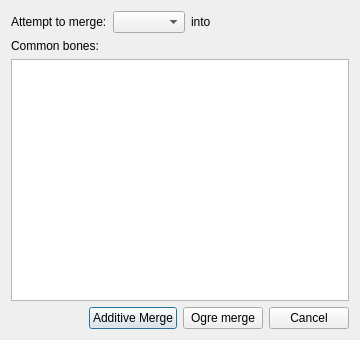
<?xml version="1.0" encoding="UTF-8"?>
<ui version="4.0">
 <class>SkeletonMergingWidget</class>
 <widget class="QDialog" name="SkeletonMergingWidget">
  <property name="geometry">
   <rect>
    <x>0</x>
    <y>0</y>
    <width>360</width>
    <height>340</height>
   </rect>
  </property>
  <property name="windowTitle">
   <string>Form</string>
  </property>
  <property name="modal">
   <bool>false</bool>
  </property>
  <layout class="QVBoxLayout" name="verticalLayout">
   <item>
    <layout class="QHBoxLayout" name="horizontalLayout">
     <item>
      <widget class="QLabel" name="label">
       <property name="text">
        <string>Attempt to merge:</string>
       </property>
      </widget>
     </item>
     <item>
      <widget class="QComboBox" name="sourceSkeletonComboBox"/>
     </item>
     <item>
      <widget class="QLabel" name="label_2">
       <property name="text">
        <string>into</string>
       </property>
      </widget>
     </item>
     <item>
      <widget class="QLabel" name="targetSkeletonName">
       <property name="text">
        <string/>
       </property>
      </widget>
     </item>
     <item>
      <spacer name="horizontalSpacer">
       <property name="orientation">
        <enum>Qt::Horizontal</enum>
       </property>
       <property name="sizeHint" stdset="0">
        <size>
         <width>40</width>
         <height>20</height>
        </size>
       </property>
      </spacer>
     </item>
    </layout>
   </item>
   <item>
    <widget class="QLabel" name="label_3">
     <property name="text">
      <string>Common bones:</string>
     </property>
    </widget>
   </item>
   <item>
    <widget class="QListWidget" name="commonBonesList">
     <property name="selectionMode">
      <enum>QAbstractItemView::SingleSelection</enum>
     </property>
    </widget>
   </item>
   <item>
    <layout class="QHBoxLayout" name="horizontalLayout_2">
     <item>
      <spacer name="horizontalSpacer_2">
       <property name="orientation">
        <enum>Qt::Horizontal</enum>
       </property>
       <property name="sizeHint" stdset="0">
        <size>
         <width>40</width>
         <height>20</height>
        </size>
       </property>
      </spacer>
     </item>
     <item>
      <widget class="QPushButton" name="additiveMergeButton">
       <property name="text">
        <string>Additive Merge</string>
       </property>
      </widget>
     </item>
     <item>
      <widget class="QPushButton" name="ogreMergeButton">
       <property name="text">
        <string>Ogre merge</string>
       </property>
      </widget>
     </item>
     <item>
      <widget class="QPushButton" name="cancelButton">
       <property name="text">
        <string>Cancel</string>
       </property>
      </widget>
     </item>
    </layout>
   </item>
  </layout>
 </widget>
 <resources/>
 <connections>
  <connection>
   <sender>cancelButton</sender>
   <signal>clicked()</signal>
   <receiver>SkeletonMergingWidget</receiver>
   <slot>reject()</slot>
   <hints>
    <hint type="sourcelabel">
     <x>211</x>
     <y>330</y>
    </hint>
    <hint type="destinationlabel">
     <x>173</x>
     <y>175</y>
    </hint>
   </hints>
  </connection>
 </connections>
</ui>
